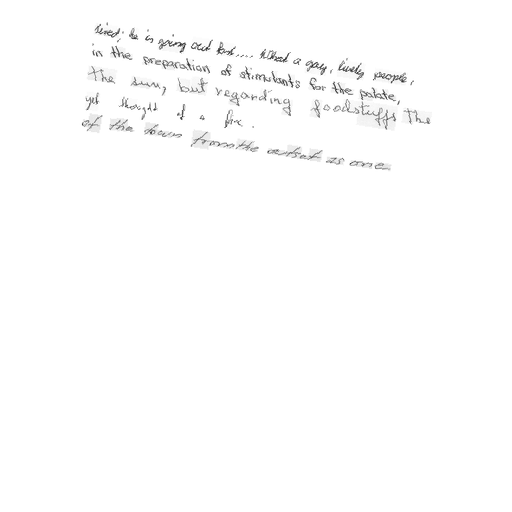
#> input picture synthetic_paragraphs/good_paragraph_105_2.png, 512 x 512 px, found by its file name; its folder holds only this picture in this run
$ jupyter execute --allow-errors LinesGen.ipynb
#> lines starting #> are read from the running program, lines starting #| are printed output that depends on the picture
[cell 1]
import os
import random
import json
from PIL import Image
import numpy as np

def load_line_info(file_path, base_dir):
    line_info = {}
    with open(file_path, 'r') as f:
        for line in f:
            if line.startswith('#') or line.strip() == '':
                continue
            parts = line.strip().split()
            line_id = parts[0]
            transcription = ' '.join(parts[8:]).replace('|', ' ')

            # Construct the image path more flexibly
            form_id = line_id[:3]
            line_group = line_id[:8]
            image_filename = f"{line_id}.png"

            # Check for both possible directory structures
            possible_paths = [
                os.path.join(base_dir, "lines", form_id, line_group, image_filename),
                os.path.join(base_dir, "lines", form_id, f"{line_group}-", image_filename)
            ]

            image_path = next((path for path in possible_paths if os.path.exists(path)), None)

            if image_path:
                line_info[line_id] = {
                    'transcription': transcription,
                    'bounding_box': list(map(int, parts[4:8])),
                    'image_path': image_path
                }
            else:
                print(f"Warning: Image not found for line ID {line_id}")

    return line_info

# [35 lines left out: function create_paragraph_image, not called in this run]

def generate_synthetic_dataset(line_info_path, base_dir, output_path, num_samples):
    line_info = load_line_info(line_info_path, base_dir)
    os.makedirs(output_path, exist_ok=True)
    dataset = []

    for i in range(num_samples):
        num_lines = random.randint(1, 5)
        try:
            image, transcription = create_paragraph_image(line_info, num_lines)

            image_filename = f"synthetic_paragraph_{i+1}.png"
            image_path = os.path.join(output_path, image_filename)
            image.save(image_path)

            data_entry = {
                "query": "<image>what does this say?",
                "response": transcription,
                "images": [image_path]
            }
            dataset.append(data_entry)
        except Exception as e:
            print(f"Error generating paragraph {i+1}: {e}")
            continue

    return dataset

# Main execution
#> (the rest of this cell did not finish here and is left out)

[cell 2]
import os
import random
import json
from PIL import Image
import numpy as np

def load_line_info(file_path, base_dir):
    line_info = {}
    for line in open(file_path, 'r'):
        if line.startswith('#') or line.strip() == '':
            continue
        parts = line.strip().split()
        line_id = parts[0]
        transcription = ' '.join(parts[8:]).replace('|', ' ')

        form_id = line_id[:3]
        line_group = line_id[:8]
        image_filename = f"{line_id}.png"

        possible_paths = [
            os.path.join(base_dir, "lines", form_id, line_group, image_filename),
            os.path.join(base_dir, "lines", form_id, f"{line_group}-", image_filename)
        ]

        image_path = next((path for path in possible_paths if os.path.exists(path)), None)

        if image_path:
            try:
                # Attempt to open the image to ensure it's valid
                with Image.open(image_path) as img:
                    line_info[line_id] = {
                        'transcription': transcription,
                        'bounding_box': list(map(int, parts[4:8])),
                        'image_path': image_path
                    }
            except Exception:
                # If the image can't be opened, we simply don't add it to line_info
                pass

    return line_info

# [23 lines left out: function create_paragraph_image, not called in this run]

def generate_synthetic_dataset(line_info_path, base_dir, output_path, num_samples):
    line_info = load_line_info(line_info_path, base_dir)
    os.makedirs(output_path, exist_ok=True)
    dataset = []

    print(f"Loaded {len(line_info)} valid line entries.")

    for i in range(num_samples):
        num_lines = random.randint(1, 5)
        image, transcription = create_paragraph_image(line_info, num_lines)

        image_filename = f"synthetic_paragraph_{i+1}.png"
        image_path = os.path.join(output_path, image_filename)
        image.save(image_path)

        data_entry = {
            "query": "<image>what does this say?",
            "response": transcription,
            "images": [image_path]
        }
        dataset.append(data_entry)

    return dataset

# Main execution
#> (the rest of this cell did not finish here and is left out)

[cell 3]
# BIG FIX
import os
import random
import json
from PIL import Image

def load_line_info(file_path, base_dir):
    line_info = {}
    for line in open(file_path, 'r'):
        if line.startswith('#') or line.strip() == '':
            continue
        parts = line.strip().split()
        line_id = parts[0]
        transcription = ' '.join(parts[8:]).replace('|', ' ')

        form_id = line_id[:3]
        line_group = line_id[:8]
        image_filename = f"{line_id}.png"

        possible_paths = [
            os.path.join(base_dir, "lines", form_id, line_group, image_filename),
            os.path.join(base_dir, "lines", form_id, f"{line_group}-", image_filename)
        ]

        image_path = next((path for path in possible_paths if os.path.exists(path)), None)

        if image_path:
            try:
                with Image.open(image_path) as img:
                    line_info[line_id] = {
                        'transcription': transcription,
                        'bounding_box': list(map(int, parts[4:8])),
                        'image_path': image_path
                    }
            except Exception:
                pass

    return line_info

# [47 lines left out: functions process_paragraph_image, create_paragraph_image, not called in this run]

def generate_synthetic_dataset(line_info_path, base_dir, output_path, num_samples, transformations_per_image=5):
    line_info = load_line_info(line_info_path, base_dir)
    os.makedirs(output_path, exist_ok=True)
    dataset = []

    print(f"Loaded {len(line_info)} valid line entries.")

    for i in range(num_samples):
        num_lines = random.randint(1, 5)
        original_image, transcription = create_paragraph_image(line_info, num_lines)

        for j in range(transformations_per_image):
            image_filename = f"good_paragraph_{i+1}_{j+1}.png"
            image_path = os.path.join(output_path, image_filename)

            # Process the original image with augmentation
            processed_image = process_paragraph_image(original_image)
            processed_image.save(image_path)

            # Store relative path and ensure consistent format
            image_paths = [f"synthetic_paragraphs/{image_filename}"]

            # Create a new data entry for each augmented image
            data_entry = {
                "query": "<image>what does this say?",
                "response": transcription,
                "images": image_paths
            }
            dataset.append(data_entry)

    return dataset

# Main execution
#> (the rest of this cell did not finish here and is left out)

[cell 4]
import json
import random

# Load the dataset.json
#> (the rest of this cell did not finish here and is left out)

[cell 5]
# mid way try
# [30 lines left out: function process_paragraph_image, not called in this run]

def generate_synthetic_dataset(line_info_path, base_dir, output_path, num_samples, transformations_per_image=5):
    line_info = load_line_info(line_info_path, base_dir)
    os.makedirs(output_path, exist_ok=True)
    dataset = []

    print(f"Loaded {len(line_info)} valid line entries.")

    for i in range(num_samples):
        num_lines = random.randint(1, 5)
        original_image, transcription = create_paragraph_image(line_info, num_lines)

        image_paths = []
        for j in range(transformations_per_image):
            image_filename = f"good_paragraph_{i+1}_{j+1}.png"
            image_path = os.path.join(output_path, image_filename)

            # Process the original image
            processed_image = process_paragraph_image(original_image)
            processed_image.save(image_path)

            # Store only the relative path for Linux compatibility
            image_paths.append(f"good_paragraphs/{image_filename}")

        data_entry = {
            "query": "<image>what does this say?",
            "response": transcription,
            "images": image_paths
        }
        dataset.append(data_entry)

    return dataset

# Main execution
#> (the rest of this cell did not finish here and is left out)

[cell 6]
import os
import random
from PIL import Image

def process_paragraph_images(input_dir, output_dir, canvas_size=(512, 512), target_size=350):
#> called with canvas_size = (512, 512), target_size = 350
    os.makedirs(output_dir, exist_ok=True)

    # Iterate through all images in the input directory
    for image_filename in os.listdir(input_dir):
        if image_filename.endswith('.png'):
            image_path = os.path.join(input_dir, image_filename)
            try:
                # Open image
                img = Image.open(image_path)
#> img is the input picture: PIL image 512x512 L; min 34, max 255, mean 252.8

                # Determine the scaling factor so that the largest dimension is 350px
                if img.width > img.height:
                    scale_factor = target_size / img.width
                else:
                    scale_factor = target_size / img.height
#> scale_factor = 0.684

                # Calculate the new size
                new_size = (int(img.width * scale_factor), int(img.height * scale_factor))
#> new_size = (350, 350)

                # Resize the image while maintaining aspect ratio
                img = img.resize(new_size, Image.Resampling.LANCZOS)
#> img: PIL image 350x350 L

                # Apply random rotation between -20 and +20 degrees
                rotation_angle = random.uniform(-20, 20)
                img = img.rotate(rotation_angle, expand=True, fillcolor=255)
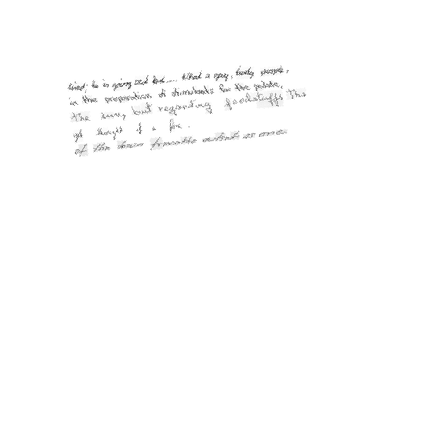
#> img: PIL image 424x424 L; min 51, max 255, mean 253.5

                # Create a blank canvas of 512x512 with white background
                canvas = Image.new('L', canvas_size, color=255)
#> canvas: PIL image 512x512 L; every value is 255

                # Generate random position for the image on the canvas
                max_x_offset = canvas_size[0] - img.width
#> max_x_offset = 88
                max_y_offset = canvas_size[1] - img.height
#> max_y_offset = 88
                x_offset = random.randint(0, max_x_offset)
#> x_offset = 53
                y_offset = random.randint(0, max_y_offset)
#> y_offset = 5

                # Paste the image onto the canvas
                canvas.paste(img, (x_offset, y_offset), img if img.mode == 'RGBA' else None)
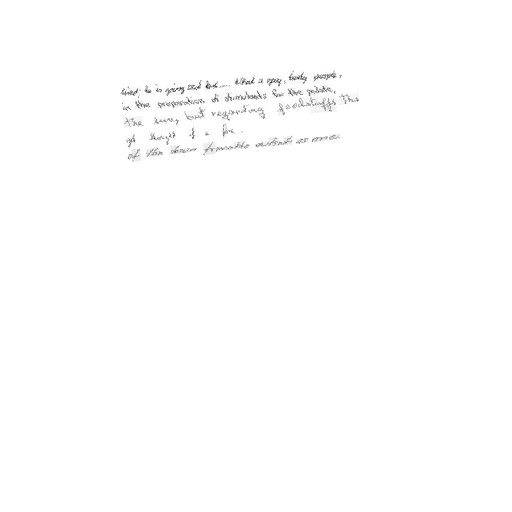
#> canvas: PIL image 512x512 L; min 51, max 255, mean 254

                # Save the processed image to the new folder
                output_image_path = os.path.join(output_dir, image_filename)
                canvas.save(output_image_path)

                print(f"Processed and saved: {output_image_path}")
            except Exception as e:
                print(f"Failed to process {image_filename}: {e}")

# Main execution
if __name__ == "__main__":
    input_dir = "C:\\Users\\alexg\\Coding Projects\\Medical-Handwriting-Training-Generator\\synthetic_paragraphs"
    output_dir = "C:\\Users\\alexg\\Coding Projects\\Medical-Handwriting-Training-Generator\\paragraph_data"

    process_paragraph_images(input_dir, output_dir)

$ run again, on synthetic_paragraphs/good_paragraph_112_2.png
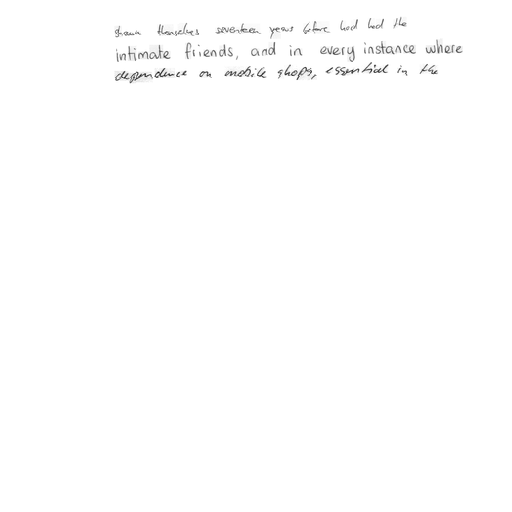
#> input picture synthetic_paragraphs/good_paragraph_112_2.png, 512 x 512 px, found by its file name
#> in process_paragraph_images, img is the input picture: PIL image 512x512 L; min 6, max 255, mean 253.7
#> in process_paragraph_images, `img = img.rotate(rotation_angle, expand=True, fillcolor=255)`:
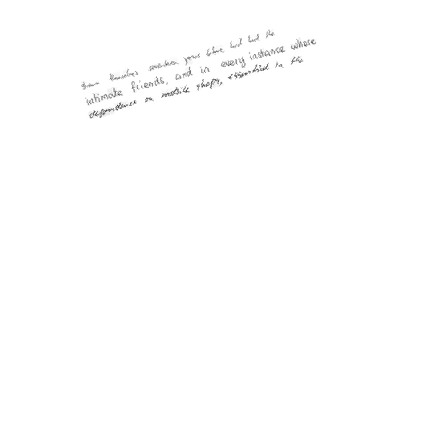
#> img: PIL image 424x424 L; min 46, max 255, mean 254.1
#> in process_paragraph_images, `canvas.paste(img, (x_offset, y_offset), img if img.mode == 'RGBA' else..`:
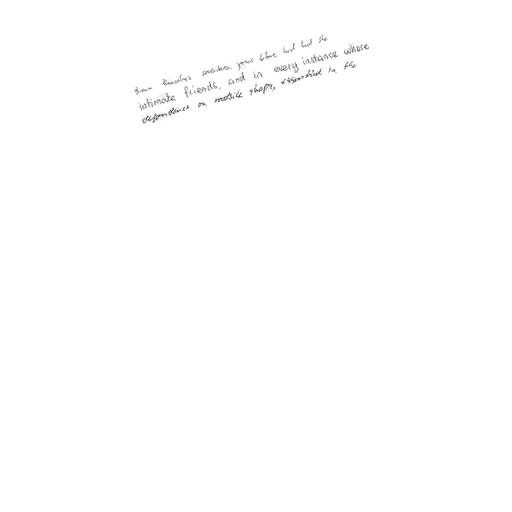
#> canvas: PIL image 512x512 L; min 46, max 255, mean 254.4
